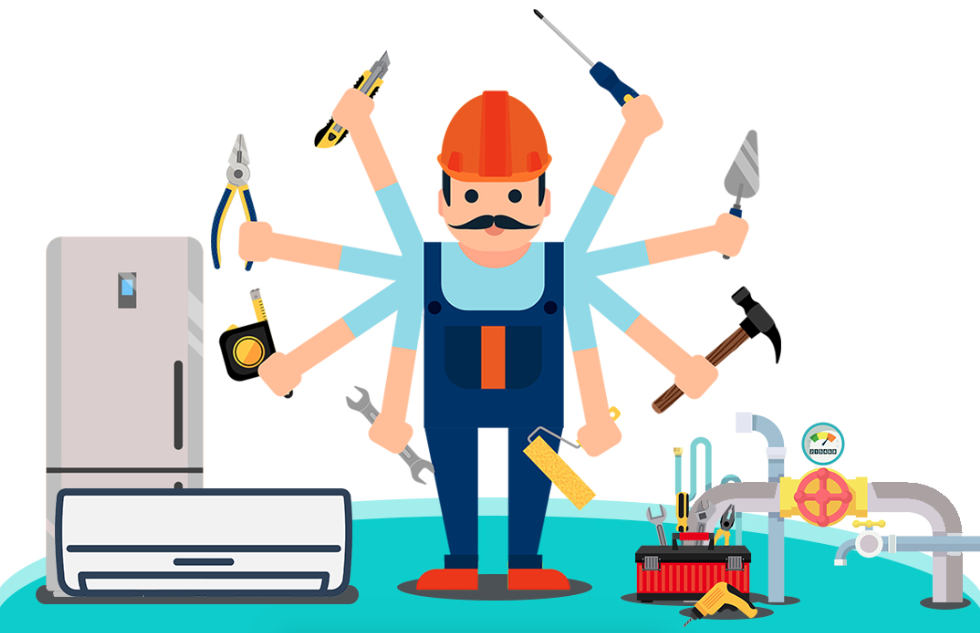
#> input picture image/tools image.png, 980 x 633 px, found by its file name
$ python '5edge detection.py'
#> lines starting #> are read from the running program, lines starting #| are printed output that depends on the picture
from skimage import io, filters, feature, color
import matplotlib.pyplot as plt

# Load an image
image_path = r'C:\Users\Yvonne\Downloads\data science\image\tools image.png'
image = io.imread(image_path)
#> image is the input picture: shape (633, 980, 4); mean R, G, B, A 201.8, 215.3, 214.4, 255

# Check if the image has 4 channels (RGBA), convert it to RGB
if image.shape[-1] == 4:
    image_rgb = color.rgba2rgb(image)
else:
    image_rgb = image

# Convert the RGB image to grayscale
image_gray = color.rgb2gray(image_rgb)
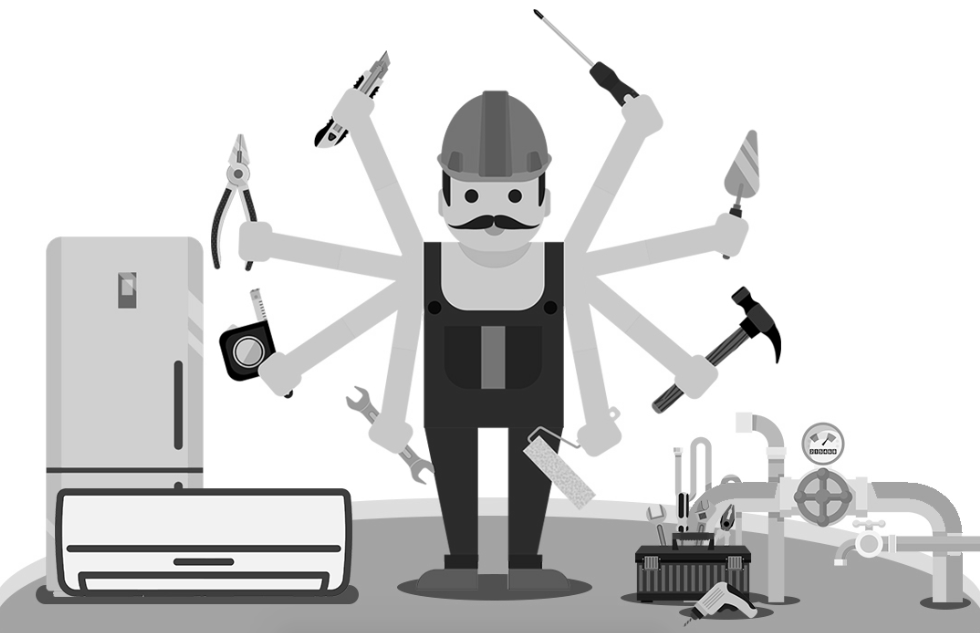
#> image_gray: shape (633, 980) float64; min 0, max 1, mean 0.833

# Apply a Gaussian filter to the grayscale image
gaussian_filtered_image = filters.gaussian(image_gray, sigma=1)

# Perform edge detection using the Canny edge detector
edges = feature.canny(gaussian_filtered_image)
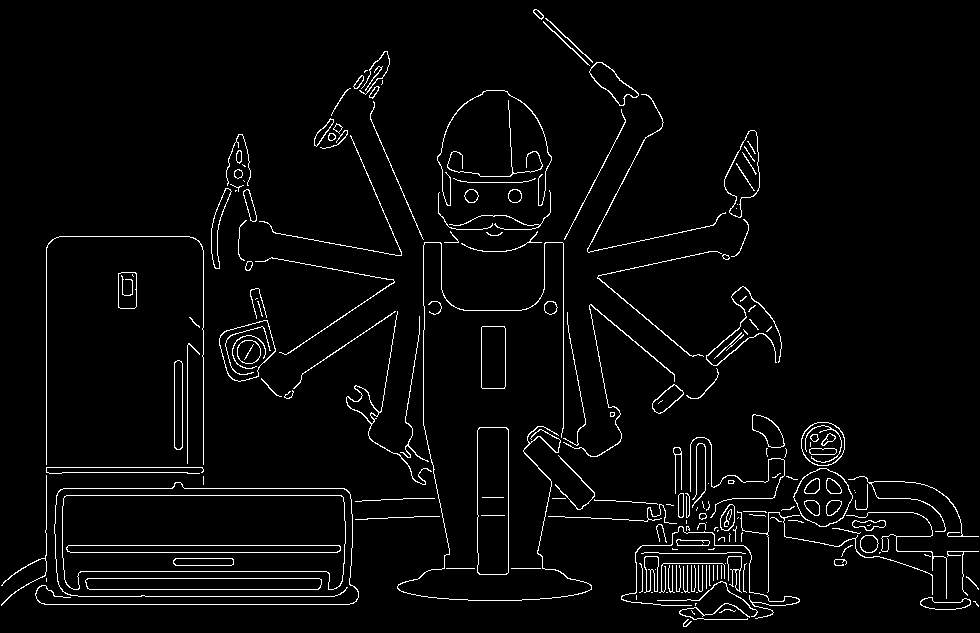
#> edges: shape (633, 980) bool; 3.4% white in thin lines or dots

# Display the original, RGB (if converted), grayscale, Gaussian filtered, and edge-detected images
fig, axes = plt.subplots(nrows=1, ncols=5, figsize=(25, 5))
ax = axes.ravel()

ax[0].imshow(image)
ax[0].set_title('Original Image')
ax[0].axis('off')

if image.shape[-1] == 4:
    ax[1].imshow(image_rgb)
    ax[1].set_title('RGB Image')
    ax[1].axis('off')
else:
    ax[1].set_visible(False)

ax[2].imshow(image_gray, cmap=plt.cm.gray)
ax[2].set_title('Grayscale Image')
ax[2].axis('off')

ax[3].imshow(gaussian_filtered_image, cmap=plt.cm.gray)
ax[3].set_title('Gaussian Filtered')
ax[3].axis('off')

ax[4].imshow(edges, cmap=plt.cm.gray)
ax[4].set_title('Canny Edges')
ax[4].axis('off')

plt.tight_layout()
plt.show()
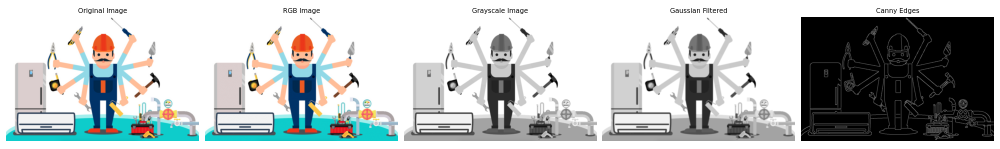
#> figure drawn by matplotlib, 5 panels
